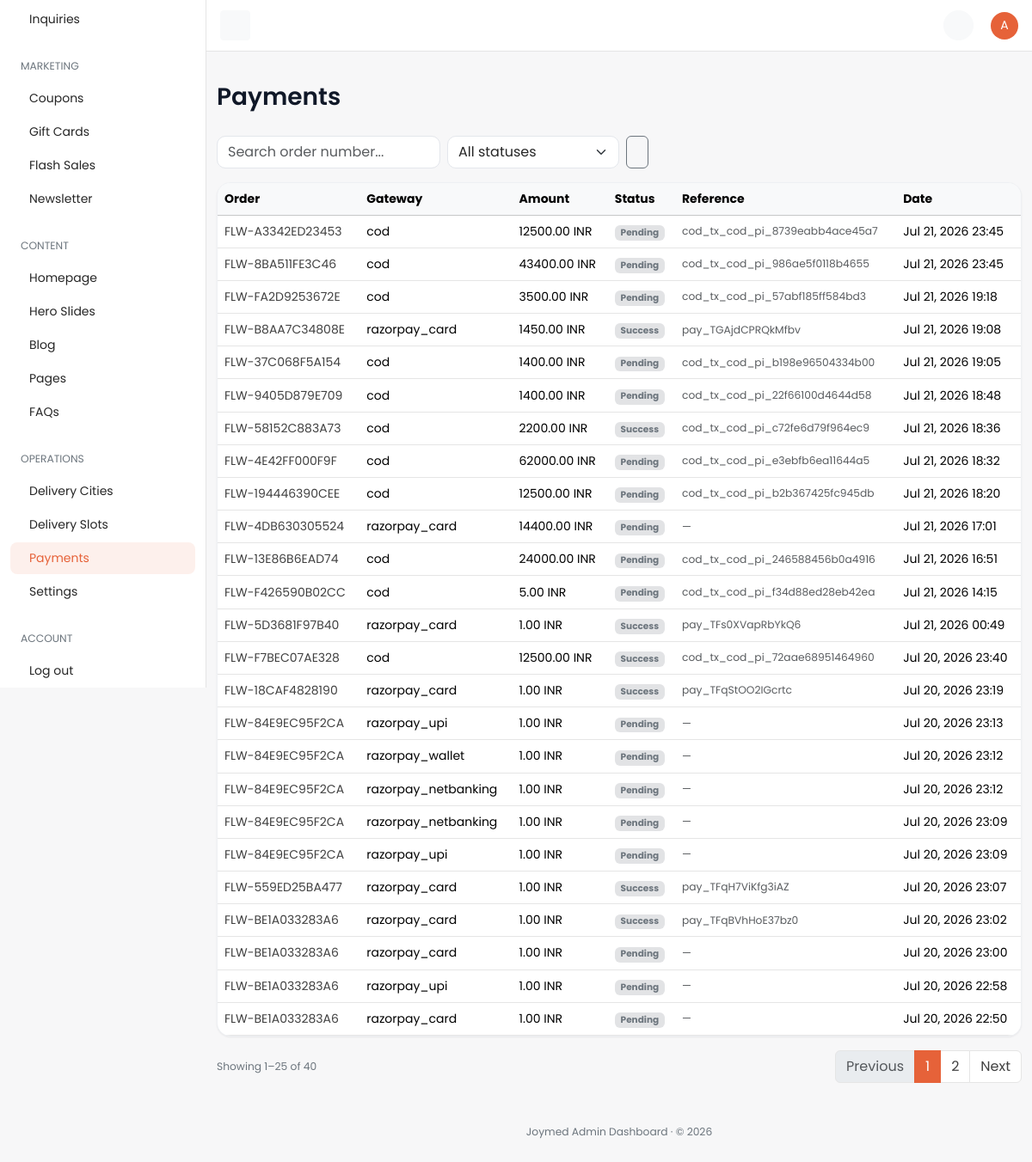
Before: /dashboard/payment/ (signed in) with the older database file.
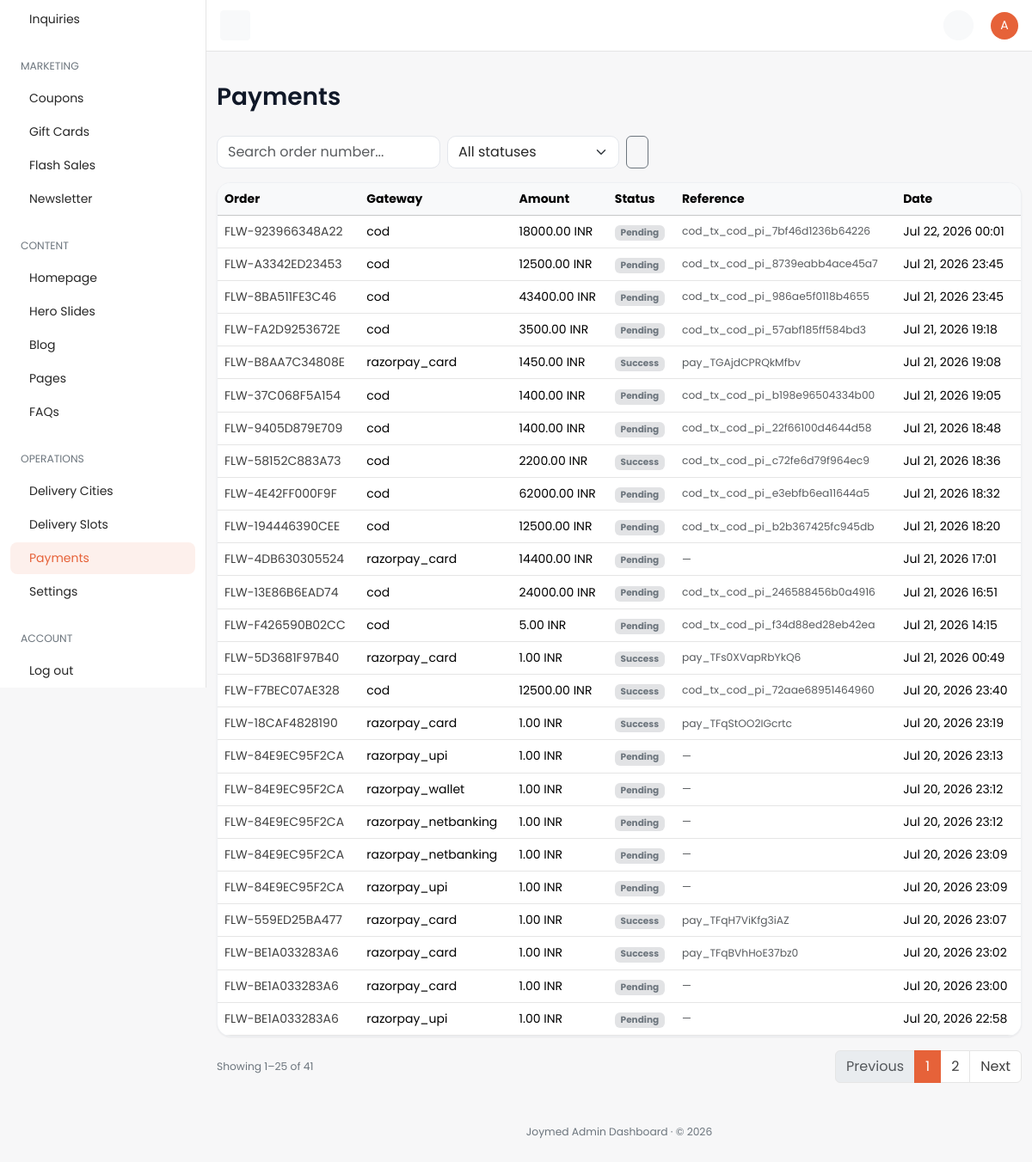
After: the same page with the newer database file.
### payments/models.py (models this page shows, shortened)
class PaymentTransaction(TimeStampedModel):
    order = models.ForeignKey(
        "orders.Order",
        on_delete=models.CASCADE,
        related_name="payment_transactions",
        verbose_name="Order",
    )
    gateway_key = models.CharField(max_length=40, db_index=True, verbose_name="Gateway key")
    amount = models.DecimalField(max_digits=12, decimal_places=2, verbose_name="Amount")
    currency = models.ForeignKey(
        "core.Currency",
        on_delete=models.PROTECT,
        related_name="payment_transactions",
        verbose_name="Currency",
    )
    status = models.CharField(
        max_length=20,
        choices=PaymentStatus.choices,
        default=PaymentStatus.PENDING,
        db_index=True,
        verbose_name="Status",
    )
    external_intent_id = models.CharField(
        max_length=120,
        blank=True,
        db_index=True,
        verbose_name="External intent ID",
    )
    external_transaction_id = models.CharField(
        max_length=120,
        blank=True,
        verbose_name="External transaction ID",
    )
    metadata = models.JSONField(default=dict, verbose_name="Metadata")
    class Meta:
        verbose_name = "Payment transaction"
        verbose_name_plural = "Payment transactions"
        indexes = [
            models.Index(fields=["order", "status"], name="pay_tx_order_status_idx"),
            models.Index(fields=["gateway_key", "status"], name="pay_tx_gateway_status_idx"),
        ]

### orders/models.py (models this page shows, shortened)
class Order(TimeStampedModel):
    customer_profile = models.ForeignKey(
        "accounts.CustomerProfile",
        on_delete=models.CASCADE,
        related_name="orders",
        null=True,
        blank=True,
        verbose_name="Customer profile",
        help_text="Owner of this order; null for guest checkout.",
    )
    cart = models.ForeignKey(
        "cart.Cart",
        on_delete=models.SET_NULL,
        null=True,
        blank=True,
        related_name="orders",
        verbose_name="Source cart",
    )
    order_number = models.CharField(
        max_length=32,
        unique=True,
        db_index=True,
        verbose_name="Order number",
        help_text="Human-readable unique order reference.",
    )
    idempotency_key = models.CharField(
        max_length=64,
        unique=True,
        null=True,
        blank=True,
        db_index=True,
        verbose_name="Idempotency key",
        help_text="Client-supplied key preventing duplicate order creation.",
    )
    order_status = models.CharField(
        max_length=20,
        choices=OrderStatus.choices,
        default=OrderStatus.RECEIVED,
        db_index=True,
        verbose_name="Order status",
    )
    delivery_slot_booking = models.ForeignKey(
        "delivery.DeliverySlotBooking",
        on_delete=models.SET_NULL,
        null=True,
        blank=True,
        related_name="orders",
        verbose_name="Delivery slot booking",
    )
    subtotal = models.DecimalField(max_digits=12, decimal_places=2, default=0)
    coupon_discount = models.DecimalField(max_digits=12, decimal_places=2, default=0)
    delivery_charge = models.DecimalField(max_digits=12, decimal_places=2, default=0)
    total_amount = models.DecimalField(
        max_digits=12,
        decimal_places=2,
        verbose_name="Total amount",
        help_text="Order total in the customer's checkout currency.",
    )
    currency = models.ForeignKey(
        "core.Currency",
        on_delete=models.PROTECT,
        null=True,
        blank=True,
        related_name="orders",
        verbose_name="Currency",
    )
    delivery_address_snapshot = models.JSONField(
        default=dict,
        verbose_name="Delivery address snapshot",
    )
    invoice_details = models.JSONField(default=dict, verbose_name="Invoice details")
    class Meta:
        verbose_name = "Order"
        verbose_name_plural = "Orders"
        indexes = [
            models.Index(
                fields=["customer_profile", "-created_at"],
                name="ord_customer_created_idx",
            ),
            models.Index(fields=["order_status"], name="orders_order_status_idx"),
            models.Index(fields=["idempotency_key"], name="orders_idempotency_key_idx"),
        ]
        ordering = ["-created_at"]

### core/models.py (models this page shows, shortened)
class TimeStampedModel(models.Model):
    created_at = models.DateTimeField(
        auto_now_add=True,
        db_index=True,
        verbose_name="Created at",
        help_text="Timestamp when this record was first created.",
    )
    updated_at = models.DateTimeField(
        auto_now=True,
        db_index=True,
        verbose_name="Updated at",
        help_text="Timestamp when this record was last modified.",
    )
    class Meta:
        abstract = True

class Currency(TimeStampedModel):
    code = models.CharField(
        max_length=3,
        unique=True,
        db_index=True,
        verbose_name="Currency code",
        help_text="ISO 4217 currency code, e.g. QAR or USD.",
    )
    symbol = models.CharField(
        max_length=8,
        verbose_name="Symbol",
        help_text="Display symbol shown alongside prices, e.g. ر.ق or $.",
    )
    exchange_rate_to_base = models.DecimalField(
        max_digits=18,
        decimal_places=8,
        verbose_name="Exchange rate to base",
        help_text="Multiplier to convert this currency into the platform base currency.",
    )
    is_default = models.BooleanField(
        default=False,
        db_index=True,
        verbose_name="Is default",
        help_text="When True, this currency is the storefront default.",
    )
    is_active = models.BooleanField(
        default=True,
        db_index=True,
        verbose_name="Is active",
        help_text="When False, this currency is hidden/inactive on the storefront.",
    )
    class Meta:
        verbose_name = "Currency"
        verbose_name_plural = "Currencies"
        indexes = [
            models.Index(fields=["is_default"], name="core_currency_is_default_idx"),
        ]

### dashboard/views/misc.py (the view)
# urls.py: path("payment/", misc.payment_list, name="payment-list"),
@dashboard_required
@require_http_methods(["GET"])
def payment_list(request: HttpRequest) -> HttpResponse:
    qs = PaymentTransaction.objects.select_related("order", "currency").order_by("-created_at")
    status = request.GET.get("status", "").strip()
    if status:
        qs = qs.filter(status=status)
    query = request.GET.get("q", "").strip()
    if query:
        qs = qs.filter(order__order_number__icontains=query)
    paginator = Paginator(qs, 25)
    page_obj = paginator.get_page(request.GET.get("page"))
    params = request.GET.copy()
    params.pop("page", None)
    return render(
        request,
        "dashboard/payments/list.html",
        {
            "nav_section": "payments",
            "page_title": "Payments",
            "page_obj": page_obj,
            "objects": page_obj.object_list,
            "statuses": PaymentStatus.choices,
            "current_status": status,
            "search_query": query,
            "querystring": params.urlencode(),
        },
    )

### cart/selectors.py (called while the page is built)
def get_cart_for_request(*, request: HttpRequest) -> Optional[Cart]:
    if hasattr(request, _CART_CACHE_ATTR):
        return getattr(request, _CART_CACHE_ATTR)
    if not request.session.session_key:
        request.session.create()
    session_key = request.session.session_key
    cart = None
    if request.user.is_authenticated and hasattr(request.user, "customer_profile"):
        cart = (
            Cart.objects.filter(customer_profile=request.user.customer_profile)
            .select_related("currency", "destination_city")
            .first()
        )
    if cart is None:
        cart = (
            Cart.objects.filter(session_key=session_key)
            .select_related("currency", "destination_city")
            .first()
        )
    setattr(request, _CART_CACHE_ATTR, cart)
    return cart

def get_cart_item_count(*, cart: Cart | None) -> int:
    if cart is None:
        return 0
    total = CartItem.objects.filter(cart=cart).aggregate(total=Sum("quantity"))["total"]
    return int(total or 0)

def get_cart_count(*, request: HttpRequest) -> int:
    cart = get_cart_for_request(request=request)
    return get_cart_item_count(cart=cart)

### dashboard/templates/dashboard/payments/list.html (shortened to what this page needs)
{% extends "dashboard/base.html" %}
{% block page_title %}Payments{% endblock %}
{% block content %}
<div class="row">
  <div class="col-12">
    <form method="get" class="d-flex gap-2 mb-3 flex-wrap">
      <input type="text" name="q" value="{{ search_query }}" class="form-control" style="max-width: 260px;" placeholder="Search order number..." />
      <select name="status" class="form-select" style="max-width: 200px;" onchange="this.form.submit()">
        <option value="">All statuses</option>
      </select>
      <button type="submit" class="btn btn-outline-secondary"></button>
    </form>
    <div class="card table-responsive">
      <table class="table mb-0 text-nowrap table-hover align-middle">
        <thead class="table-light"><tr><th>Order</th><th>Gateway</th><th>Amount</th><th>Status</th><th>Reference</th><th>Date</th></tr></thead>
        <tbody>
          {% for pay in objects %}
          <tr>
            <td><a href="{% url 'dashboard:order-detail' pay.order_id %}">{{ pay.order.order_number }}</a></td>
            <td>{{ pay.gateway_key }}</td>
            <td>{{ pay.amount|floatformat:2 }} {{ pay.currency.code }}</td>
            <td><span class="badge bg-secondary-subtle text-secondary">{{ pay.get_status_display }}</span></td>
            <td class="small text-muted">{{ pay.external_transaction_id|default:"—" }}</td>
            <td>{{ pay.created_at|date:"M d, Y H:i" }}</td>
          </tr>
          {% empty %}<tr><td colspan="6" class="text-center text-secondary py-5">No payment transactions.</td></tr>{% endfor %}
        </tbody>
      </table>
    </div>
    {% include "dashboard/partials/_pagination.html" %}
  </div>
</div>
{% endblock %}

Changed rows visible on the page:
no longer on this page (row unchanged): PaymentTransaction: order.order_number "FLW-BE1A033283A6", gateway_key "razorpay_card", amount "1.00", currency.code "INR", status "Pending", external_transaction_id "—", created_at "Jul 20, 2026 22:50"
added PaymentTransaction: order.order_number "FLW-923966348A22", gateway_key "cod", amount "18000.00", currency.code "INR", status "Pending", external_transaction_id "cod_tx_cod_pi_7bf46d1236b64226", created_at "Jul 22, 2026 00:01"
Other visible differences:
{{ page_obj.paginator.count }}: "40" → "41"
